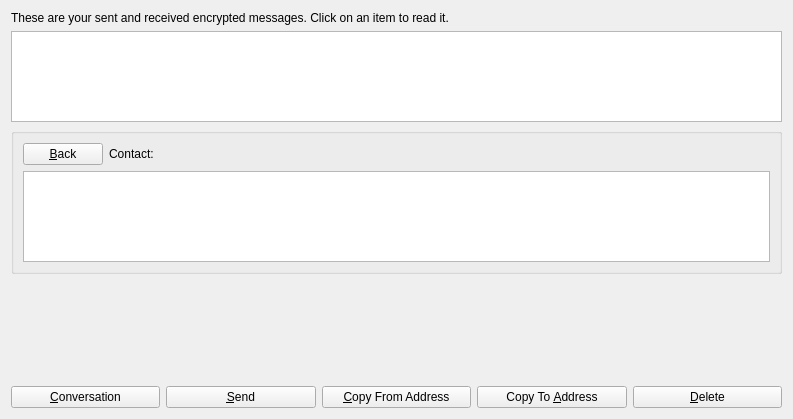
<?xml version="1.0" encoding="UTF-8"?>
<ui version="4.0">
 <class>MessagePage</class>
 <widget class="QWidget" name="MessagePage">
  <property name="geometry">
   <rect>
    <x>0</x>
    <y>0</y>
    <width>793</width>
    <height>419</height>
   </rect>
  </property>
  <property name="windowTitle">
   <string>Address Book</string>
  </property>
  <layout class="QGridLayout" name="gridLayout_3">
   <item row="0" column="0">
    <widget class="QLabel" name="labelExplanation">
     <property name="text">
      <string>These are your sent and received encrypted messages. Click on an item to read it.</string>
     </property>
     <property name="textFormat">
      <enum>Qt::PlainText</enum>
     </property>
     <property name="wordWrap">
      <bool>true</bool>
     </property>
    </widget>
   </item>
   <item row="1" column="0">
    <widget class="QTableView" name="tableView">
     <property name="contextMenuPolicy">
      <enum>Qt::CustomContextMenu</enum>
     </property>
     <property name="toolTip">
      <string>Click on a message to view it</string>
     </property>
     <property name="tabKeyNavigation">
      <bool>false</bool>
     </property>
     <property name="alternatingRowColors">
      <bool>true</bool>
     </property>
     <property name="selectionMode">
      <enum>QAbstractItemView::SingleSelection</enum>
     </property>
     <property name="selectionBehavior">
      <enum>QAbstractItemView::SelectRows</enum>
     </property>
     <property name="sortingEnabled">
      <bool>true</bool>
     </property>
     <attribute name="verticalHeaderVisible">
      <bool>false</bool>
     </attribute>
    </widget>
   </item>
   <item row="2" column="0">
    <widget class="QGroupBox" name="messageDetails">
     <property name="title">
      <string/>
     </property>
     <layout class="QGridLayout" name="gridLayout_2">
      <item row="0" column="0">
       <widget class="QPushButton" name="backButton">
        <property name="text">
         <string>&amp;Back</string>
        </property>
        <property name="icon">
         <iconset resource="../bitcoin.qrc">
          <normaloff>:/icons/quit</normaloff>:/icons/quit</iconset>
        </property>
       </widget>
      </item>
      <item row="0" column="1">
       <widget class="QLabel" name="labelContact">
        <property name="text">
         <string>Contact:</string>
        </property>
       </widget>
      </item>
      <item row="0" column="2">
       <widget class="QLabel" name="contactLabel">
        <property name="text">
         <string/>
        </property>
       </widget>
      </item>
      <item row="0" column="3">
       <spacer name="horizontalSpacer_3">
        <property name="orientation">
         <enum>Qt::Horizontal</enum>
        </property>
        <property name="sizeHint" stdset="0">
         <size>
          <width>612</width>
          <height>20</height>
         </size>
        </property>
       </spacer>
      </item>
      <item row="1" column="0" colspan="4">
       <widget class="QListView" name="listConversation">
        <property name="styleSheet">
         <string notr="true">#listConversation { color: #000000; }</string>
        </property>
       </widget>
      </item>
     </layout>
    </widget>
   </item>
   <item row="3" column="0">
    <widget class="MRichTextEdit" name="messageEdit" native="true">
     <property name="minimumSize">
      <size>
       <width>0</width>
       <height>100</height>
      </size>
     </property>
    </widget>
   </item>
   <item row="4" column="0">
    <layout class="QGridLayout" name="gridLayout">
     <item row="0" column="0">
      <widget class="QPushButton" name="newButton">
       <property name="text">
        <string>&amp;Conversation</string>
       </property>
       <property name="icon">
        <iconset resource="../bitcoin.qrc">
         <normaloff>:/icons/add</normaloff>:/icons/add</iconset>
       </property>
      </widget>
     </item>
     <item row="0" column="1">
      <widget class="QPushButton" name="sendButton">
       <property name="toolTip">
        <string>Sign a message to prove you own a SnapCoin address</string>
       </property>
       <property name="text">
        <string>&amp;Send</string>
       </property>
       <property name="icon">
        <iconset resource="../bitcoin.qrc">
         <normaloff>:/icons/send</normaloff>:/icons/send</iconset>
       </property>
      </widget>
     </item>
     <item row="0" column="2">
      <widget class="QPushButton" name="copyFromAddressButton">
       <property name="toolTip">
        <string>Copy the currently selected address to the system clipboard</string>
       </property>
       <property name="text">
        <string>&amp;Copy From Address</string>
       </property>
       <property name="icon">
        <iconset resource="../bitcoin.qrc">
         <normaloff>:/icons/editcopy</normaloff>:/icons/editcopy</iconset>
       </property>
      </widget>
     </item>
     <item row="0" column="3">
      <widget class="QPushButton" name="copyToAddressButton">
       <property name="toolTip">
        <string>Copy the currently selected address to the system clipboard</string>
       </property>
       <property name="text">
        <string>Copy To &amp;Address</string>
       </property>
       <property name="icon">
        <iconset resource="../bitcoin.qrc">
         <normaloff>:/icons/editcopy</normaloff>:/icons/editcopy</iconset>
       </property>
      </widget>
     </item>
     <item row="0" column="4">
      <widget class="QPushButton" name="deleteButton">
       <property name="toolTip">
        <string>Delete the currently selected address from the list</string>
       </property>
       <property name="text">
        <string>&amp;Delete</string>
       </property>
       <property name="icon">
        <iconset resource="../bitcoin.qrc">
         <normaloff>:/icons/remove</normaloff>:/icons/remove</iconset>
       </property>
      </widget>
     </item>
    </layout>
   </item>
  </layout>
 </widget>
 <customwidgets>
  <customwidget>
   <class>MRichTextEdit</class>
   <extends>QWidget</extends>
   <header>mrichtextedit.h</header>
   <container>1</container>
  </customwidget>
 </customwidgets>
 <resources>
  <include location="../bitcoin.qrc"/>
 </resources>
 <connections/>
</ui>
